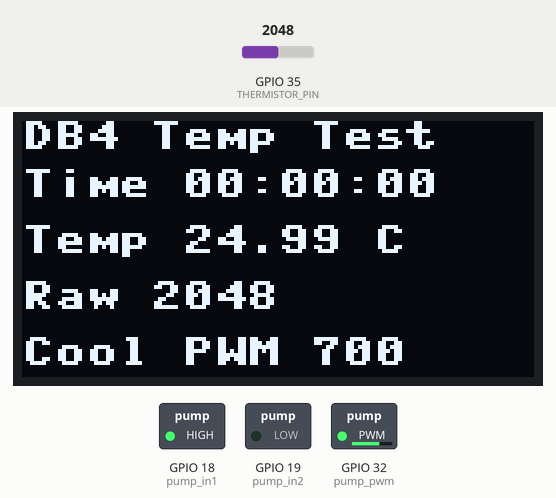
Recording of a program running on a simulated ESP32 board running MicroPython. On the bench: 128×64 one-colour display, switched loads named in the program (green lamp = pin HIGH). Inputs (shaded band) come from the test bench; at power-on: GPIO 35 (THERMISTOR_PIN) = 2048 (analog values on the 0–4095 scale). Files the program writes start out absent; what the program prints to the serial console is not drawn.

Above: at 1.2 s.
1.3 s: GPIO 35 (THERMISTOR_PIN) set to 0
At 3.3 s:
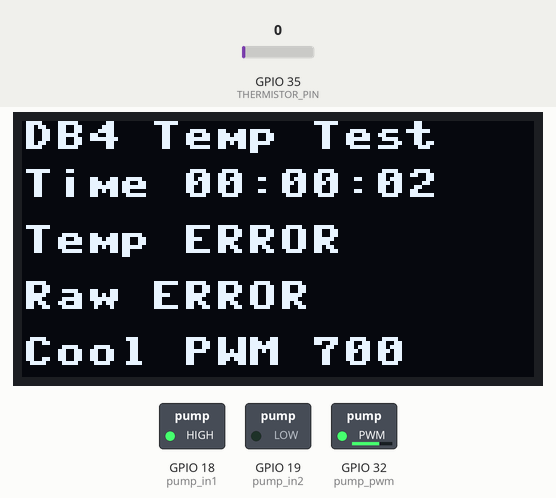
4.3 s: GPIO 35 (THERMISTOR_PIN) set to 65
At 5.5 s:
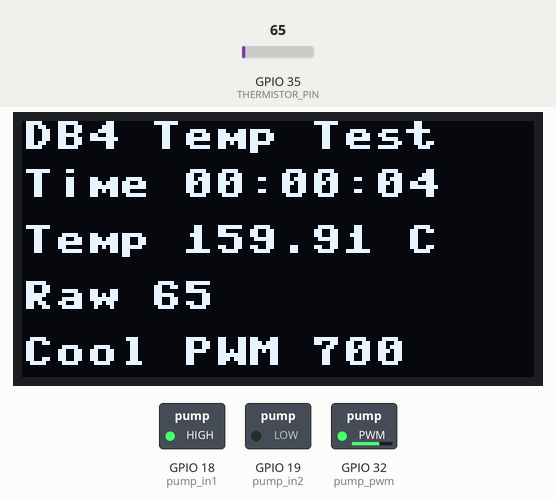
7.3 s: GPIO 35 (THERMISTOR_PIN) set to 491
At 8.9 s:
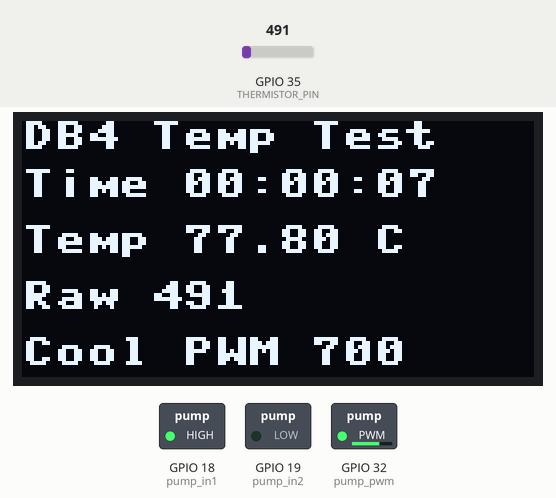
Timing chart, 0 to 10.4 s (numbered marks = the images above; inputs shaded):
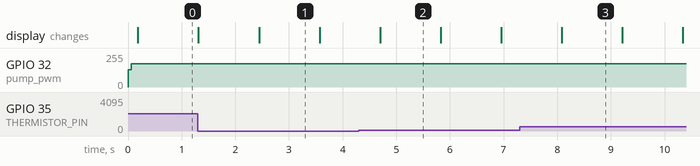

The program:

cooling.py
```python
from machine import Pin, PWM, ADC, I2C
import time
import math
import sys

# ==================================================
# DB4 CONSTANT TEMPERATURE TEST
# Only cooling pump + OLED + thermistor
# Algae pump OFF
# Waste pump OFF
# Logs data to temp_test.csv
# ==================================================

LOG_FILE = "temp_test.csv"

# ==================================================
# PIN SETUP
# ==================================================

# Thermistor
THERMISTOR_PIN = 35

# Cooling pump on L298N
# IN1 -> GPIO18
# IN2 -> GPIO19
# ENA -> GPIO32
PUMP_IN1_PIN = 18
PUMP_IN2_PIN = 19
PUMP_PWM_PIN = 32

# OLED I2C
OLED_SDA = 21
OLED_SCL = 22

# ==================================================
# PUMP SETTINGS
# ==================================================

PUMP_PWM = 700          # 0 to 1023
PUMP_FREQ = 1000

# ==================================================
# TEMPERATURE SETTINGS
# ==================================================

SERIES_RESISTOR = 10000
NOMINAL_RESISTANCE = 10000
NOMINAL_TEMPERATURE = 25
BETA = 3950
ADC_MAX = 4095

SAMPLES = 20
SAMPLE_DELAY_MS = 5

LOG_INTERVAL_SECONDS = 2

# ==================================================
# HARDWARE INIT
# ==================================================

# Cooling pump
pump_in1 = Pin(PUMP_IN1_PIN, Pin.OUT)
pump_in2 = Pin(PUMP_IN2_PIN, Pin.OUT)
pump_pwm = PWM(Pin(PUMP_PWM_PIN), freq=PUMP_FREQ)


# Thermistor ADC
adc = ADC(Pin(THERMISTOR_PIN))
adc.atten(ADC.ATTN_11DB)
adc.width(ADC.WIDTH_12BIT)

# OLED
oled = None
try:
    import ssd1306
    i2c = I2C(0, scl=Pin(OLED_SCL), sda=Pin(OLED_SDA), freq=400000)
    devices = i2c.scan()
    print("I2C devices:", [hex(d) for d in devices])

    if 0x3C in devices:
        oled = ssd1306.SSD1306_I2C(128, 64, i2c)
        oled.fill(0)
        oled.text("DB4 Temp Test", 0, 0)
        oled.text("OLED ready", 0, 15)
        oled.show()
        print("OLED ready")
    else:
        print("OLED not found at 0x3C")
except Exception as e:
    print("OLED init error:", e)
    oled = None

# ==================================================
# FUNCTIONS
# ==================================================

def cooling_pump_on(pwm_value=PUMP_PWM):
    pump_in1.value(1)
    pump_in2.value(0)
    pump_pwm.duty(pwm_value)

def cooling_pump_off():
    pump_pwm.duty(0)
    pump_in1.value(0)
    pump_in2.value(0)


def read_raw_average():
    total = 0
    valid = 0

    for _ in range(SAMPLES):
        raw = adc.read()

        if 0 < raw < ADC_MAX:
            total += raw
            valid += 1

        time.sleep_ms(SAMPLE_DELAY_MS)

    if valid == 0:
        return None

    return total / valid

def read_temperature():
    raw = read_raw_average()

    if raw is None:
        return None, None, None

    try:
        resistance = SERIES_RESISTOR * raw / (ADC_MAX - raw)

        steinhart = resistance / NOMINAL_RESISTANCE
        steinhart = math.log(steinhart)
        steinhart /= BETA
        steinhart += 1.0 / (NOMINAL_TEMPERATURE + 273.15)
        steinhart = 1.0 / steinhart
        temp_c = steinhart - 273.15

        return raw, resistance, temp_c

    except Exception:
        return raw, None, None

def format_time(seconds):
    h = seconds // 3600
    m = (seconds % 3600) // 60
    s = seconds % 60
    return "{:02d}:{:02d}:{:02d}".format(h, m, s)

def update_oled(elapsed_s, temp_c, raw, pump_pwm_value):
    if oled is None:
        return

    try:
        oled.fill(0)
        oled.text("DB4 Temp Test", 0, 0)
        oled.text("Time " + format_time(elapsed_s), 0, 12)

        if temp_c is not None:
            oled.text("Temp {:.2f} C".format(temp_c), 0, 26)
        else:
            oled.text("Temp ERROR", 0, 26)

        if raw is not None:
            oled.text("Raw {:.0f}".format(raw), 0, 40)
        else:
            oled.text("Raw ERROR", 0, 40)

        oled.text("Cool PWM {}".format(pump_pwm_value), 0, 54)
        oled.show()

    except Exception as e:
        print("OLED update error:", e)

def create_log_file():
    try:
        with open(LOG_FILE, "w") as f:
            f.write("time_s,time_hms,raw,resistance_ohm,temp_c,cooling_pwm,algae_pump,waste_pump\n")
        print("Logging to", LOG_FILE)
    except Exception as e:
        print("Log file error:", e)

def write_log(elapsed_s, raw, resistance, temp_c, pump_pwm_value):
    try:
        with open(LOG_FILE, "a") as f:
            f.write("{},{},{},{},{},{},OFF,OFF\n".format(
                elapsed_s,
                format_time(elapsed_s),
                "" if raw is None else round(raw, 2),
                "" if resistance is None else round(resistance, 2),
                "" if temp_c is None else round(temp_c, 2),
                pump_pwm_value
            ))
    except Exception as e:
        print("Write log error:", e)

def safe_stop():
    print("Stopping everything...")
    cooling_pump_off()

    if oled is not None:
        try:
            oled.fill(0)
            oled.text("TEST STOPPED", 0, 0)
            oled.text("Cooling OFF", 0, 16)
            oled.text("Algae OFF", 0, 32)
            oled.text("Waste OFF", 0, 48)
            oled.show()
        except:
            pass

# ==================================================
# MAIN LOOP
# ==================================================

print("====================================")
print("DB4 constant temperature test started")
print("ONLY cooling pump + OLED + thermistor active")
print("Algae pump forced OFF")
print("Waste pump forced OFF")
print("Thermistor pin: GPIO{}".format(THERMISTOR_PIN))
print("Cooling PWM pin: GPIO{}".format(PUMP_PWM_PIN))
print("Cooling PWM value:", PUMP_PWM)
print("Press CTRL+C to stop")
print("====================================")

create_log_file()

start_ms = time.ticks_ms()
last_log_ms = 0

try:
    cooling_pump_on(PUMP_PWM)

    while True:
        now_ms = time.ticks_ms()
        elapsed_s = time.ticks_diff(now_ms, start_ms) // 1000


        # Keep cooling pump ON permanently
        cooling_pump_on(PUMP_PWM)

        raw, resistance, temp_c = read_temperature()

        print("Time: {} | Temp: {} C | Raw: {} | Cooling PWM: {}".format(
            format_time(elapsed_s),
            "ERROR" if temp_c is None else "{:.2f}".format(temp_c),
            "ERROR" if raw is None else "{:.0f}".format(raw),
            PUMP_PWM
        ))

        update_oled(elapsed_s, temp_c, raw, PUMP_PWM)

        if time.ticks_diff(now_ms, last_log_ms) >= LOG_INTERVAL_SECONDS * 1000:
            write_log(elapsed_s, raw, resistance, temp_c, PUMP_PWM)
            last_log_ms = now_ms

        time.sleep(1)

except KeyboardInterrupt:
    print("Keyboard interrupt")

except Exception as e:
    print("Fatal error:", e)

finally:
    safe_stop()
```

Measured:
- after the input at 1.3 s, the display: first differs from a run without the input after 1.1 s (image 1)
- after the input at 4.3 s, the display: changes after 0.40 s (image 2)
- what the display in image 2 shows lasts 1.1 s, from 4.7 s to 5.8 s
